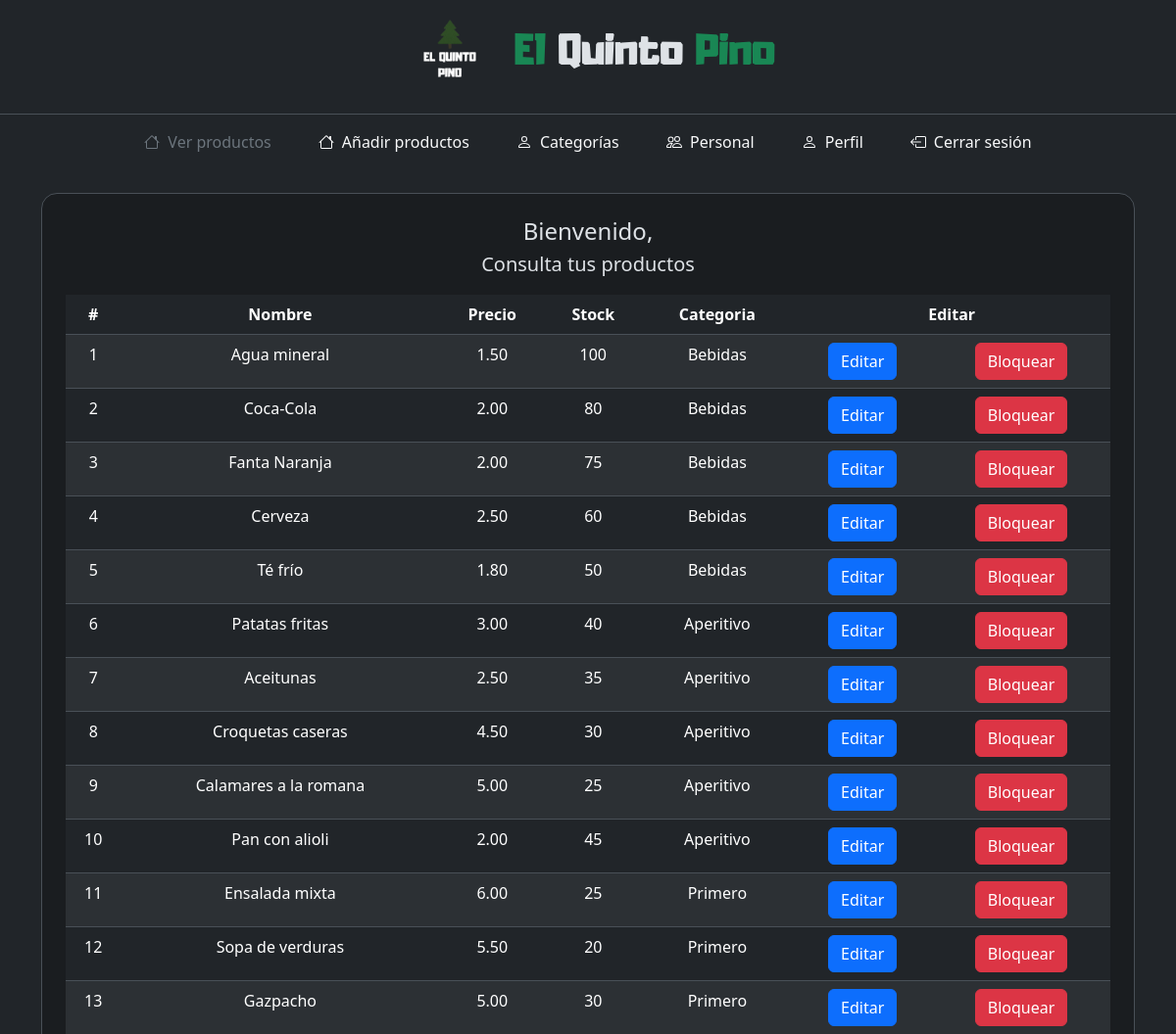
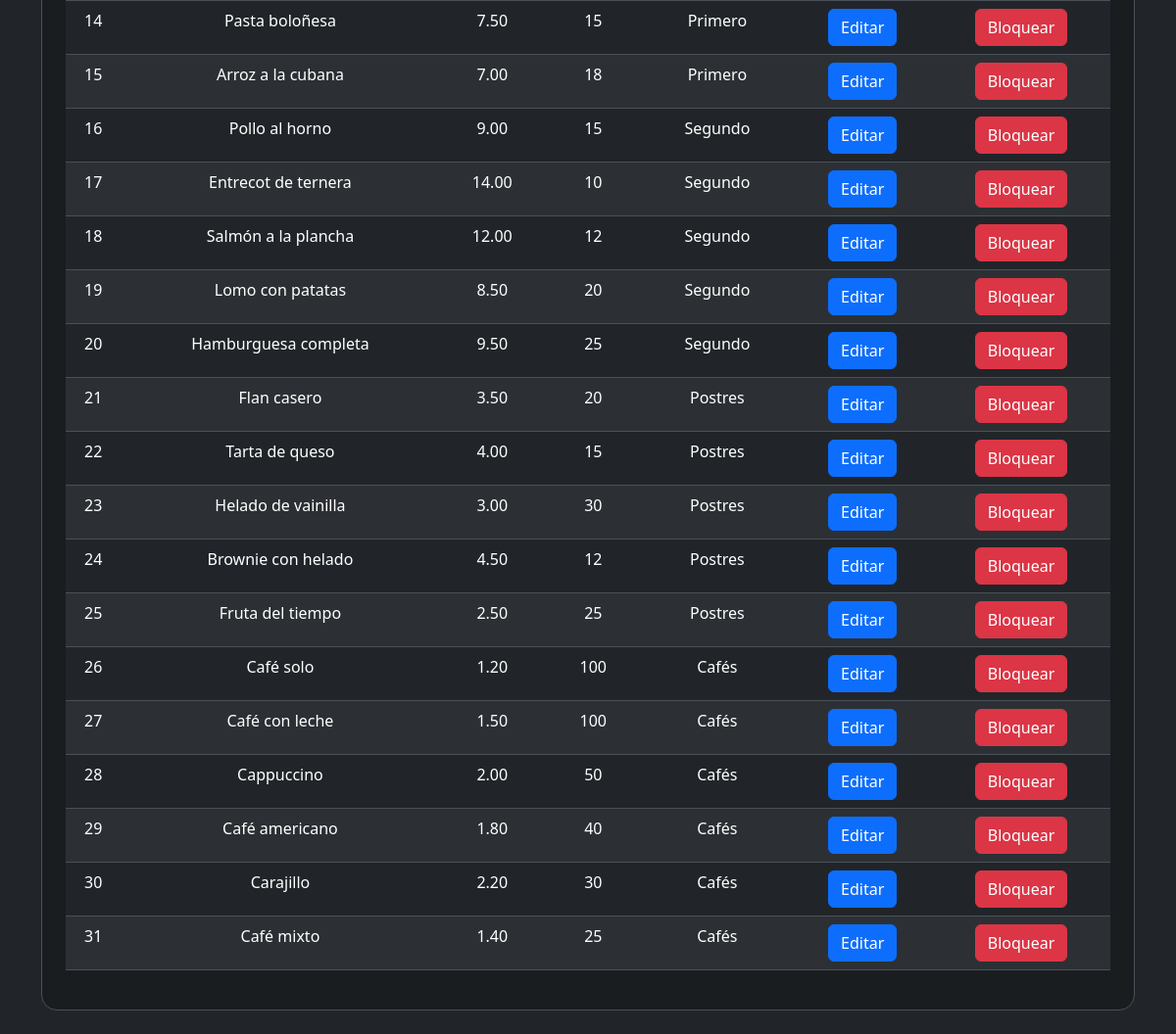
The page /encargado/encargado.php on the database its author committed (2 pictures, top to bottom).
### tables this page shows
CREATE TABLE `producto` (
  `id` int(11) NOT NULL,
  `nombre` varchar(255) NOT NULL,
  `precio` decimal(10,2) NOT NULL,
  `stock` int(11) NOT NULL,
  `estado` tinyint(1) NOT NULL,
  `categoria` int(11) NOT NULL
);

CREATE TABLE `categoria` (
  `id` int(11) NOT NULL,
  `nombre` varchar(255) NOT NULL
);

### encargado/encargado.php (the view, shortened to what this page needs)
<?php
include("../components/conexion.php");
?>
<!DOCTYPE html>
<html lang="es" data-bs-theme="dark">
<head>
    <link rel="stylesheet" href="../bootstrap/css/bootstrap.min.css" />
    <link rel="stylesheet" href="../styles.css" />
</head>
<body>
    <div class="container-fluid min-vh-100 d-flex flex-column">
        <?php
        include("../components/header.php");
        include("navbar.php");
        $usuario = $_SESSION["usuario"];
        ?>
        <main class="container my-4 flex-grow-1">
            <div class="row justify-content-center">
                <div class="col-12">
                    <section class="bg-dark-subtle border rounded-4 p-4 p-sm-4">
                        <header class="text-center mb-3">
                            <h4 class="h4 mb-1">Bienvenido, <?php echo $usuario; ?></h4>
                            <p class="lead">Consulta tus productos</p>
                        </header>
                        <section class="row justify-content-center ">
                            <div class="col-12 table-responsive">
                                <table class="table text-start text-md-center table-hover table-striped">
                                    <thead>
                                        <tr>
                                            <th class='d-none d-sm-block d-sm-'>#</th>
                                            <th>Nombre</th>
                                            <th>Precio</th>
                                            <th>Stock</th>
                                            <th>Categoria</th>
                                            <th colspan="2">Editar</th>
                                        </tr>
                                    </thead>
                                    <tbody>
                                        <?php
                                        $consulta = "SELECT * FROM producto";
                                        $result = mysqli_query($conn, $consulta);
                                        while ($row = mysqli_fetch_array($result)) {
                                            $id = $row['id'];
                                            $estado = $row["estado"];
                                            if ($estado == 1) {
                                                print("<tr>");
                                            } else {
                                                print("<tr class='table-danger'>");
                                            }
                                            print("<td class='d-none d-sm-table-cell'>");
                                            print($row['id']);
                                            print("</td>");
                                            print("<td>");
                                            print($row['nombre']);
                                            print("</td>");
                                            print("<td>");
                                            print($row['precio']);
                                            print("</td>");
                                            print("<td>");
                                            print($row['stock']);
                                            print("</td>");
                                            print("<td>");
                                            $cat = $row["categoria"];
                                            $consulta2 = "SELECT nombre FROM categoria WHERE id = '$cat'";
                                            $result2 = mysqli_query($conn, $consulta2);
                                            $row2 = mysqli_fetch_array($result2);
                                            print($row2["nombre"]);
                                            print("</td>");
                                            print("<td>");
                                            print("<a href='editarProducto.php?id=$id' class='btn btn-primary'>Editar</a>");
                                            print("</td>");
                                            print("<td class='d-none d-md-table-cell'>");
                                            if ($estado == 1) {
                                                print("<a href='bloquearProducto.php?id=$id' class='btn btn-danger'>Bloquear</a>");
                                            } else {
                                                print("<a href='desbloquearProducto.php?id=$id' class='btn btn-success'>Desloquear</a>");
                                            }
                                            print("</td>");
                                            print("</tr>");
                                        }
                                        ?>
                                    </tbody>
                                </table>
                            </div>
                        </section>
                </div>
            </div>
        </main>
    </div>
</body>
</html>

### styles.css (style rules this page uses)
body { background-image: url(/restaurante/img/background02.jpg); background-repeat: no-repeat; background-size: cover; background-position: center; }

### rows shown on the page
producto: id "1", nombre "Agua mineral", precio "1.50", stock "100", categoria.nombre "Bebidas"
producto: id "2", nombre "Coca-Cola", precio "2.00", stock "80", categoria.nombre "Bebidas"
producto: id "3", nombre "Fanta Naranja", precio "2.00", stock "75", categoria.nombre "Bebidas"
producto: id "4", nombre "Cerveza", precio "2.50", stock "60", categoria.nombre "Bebidas"
producto: id "5", nombre "Té frío", precio "1.80", stock "50", categoria.nombre "Bebidas"
producto: id "6", nombre "Patatas fritas", precio "3.00", stock "40", categoria.nombre "Aperitivo"
producto: id "7", nombre "Aceitunas", precio "2.50", stock "35", categoria.nombre "Aperitivo"
producto: id "8", nombre "Croquetas caseras", precio "4.50", stock "30", categoria.nombre "Aperitivo"
producto: id "9", nombre "Calamares a la romana", precio "5.00", stock "25", categoria.nombre "Aperitivo"
producto: id "10", nombre "Pan con alioli", precio "2.00", stock "45", categoria.nombre "Aperitivo"
producto: id "11", nombre "Ensalada mixta", precio "6.00", stock "25", categoria.nombre "Primero"
producto: id "12", nombre "Sopa de verduras", precio "5.50", stock "20", categoria.nombre "Primero"
producto: id "13", nombre "Gazpacho", precio "5.00", stock "30", categoria.nombre "Primero"
producto: id "14", nombre "Pasta boloñesa", precio "7.50", stock "15", categoria.nombre "Primero"
producto: id "15", nombre "Arroz a la cubana", precio "7.00", stock "18", categoria.nombre "Primero"
producto: id "16", nombre "Pollo al horno", precio "9.00", stock "15", categoria.nombre "Segundo"
producto: id "17", nombre "Entrecot de ternera", precio "14.00", stock "10", categoria.nombre "Segundo"
producto: id "18", nombre "Salmón a la plancha", precio "12.00", stock "12", categoria.nombre "Segundo"
producto: id "19", nombre "Lomo con patatas", precio "8.50", stock "20", categoria.nombre "Segundo"
producto: id "20", nombre "Hamburguesa completa", precio "9.50", stock "25", categoria.nombre "Segundo"
producto: id "21", nombre "Flan casero", precio "3.50", stock "20", categoria.nombre "Postres"
producto: id "22", nombre "Tarta de queso", precio "4.00", stock "15", categoria.nombre "Postres"
producto: id "23", nombre "Helado de vainilla", precio "3.00", stock "30", categoria.nombre "Postres"
producto: id "24", nombre "Brownie con helado", precio "4.50", stock "12", categoria.nombre "Postres"
producto: id "25", nombre "Fruta del tiempo", precio "2.50", stock "25", categoria.nombre "Postres"
producto: id "26", nombre "Café solo", precio "1.20", stock "100", categoria.nombre "Cafés"
producto: id "27", nombre "Café con leche", precio "1.50", stock "100", categoria.nombre "Cafés"
producto: id "28", nombre "Cappuccino", precio "2.00", stock "50", categoria.nombre "Cafés"
producto: id "29", nombre "Café americano", precio "1.80", stock "40", categoria.nombre "Cafés"
producto: id "30", nombre "Carajillo", precio "2.20", stock "30", categoria.nombre "Cafés"
producto: id "31", nombre "Café mixto", precio "1.40", stock "25", categoria.nombre "Cafés"
